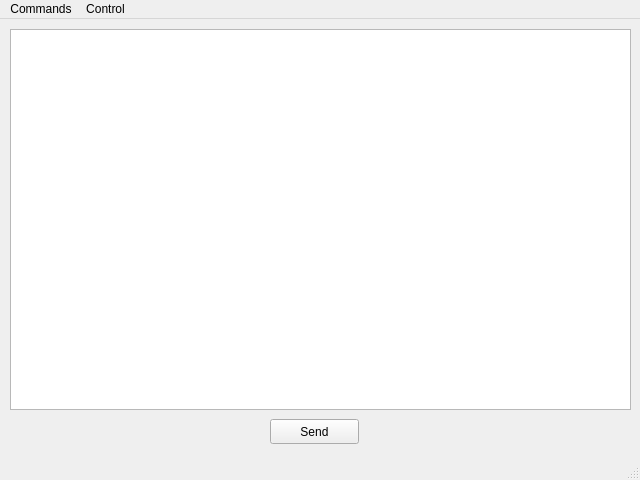
<?xml version="1.0" encoding="UTF-8"?>
<ui version="4.0">
 <class>MainWindow</class>
 <widget class="QMainWindow" name="MainWindow">
  <property name="geometry">
   <rect>
    <x>0</x>
    <y>0</y>
    <width>640</width>
    <height>480</height>
   </rect>
  </property>
  <property name="windowTitle">
   <string>MainWindow</string>
  </property>
  <widget class="QWidget" name="centralwidget">
   <widget class="QTextEdit" name="mainText">
    <property name="geometry">
     <rect>
      <x>10</x>
      <y>10</y>
      <width>621</width>
      <height>381</height>
     </rect>
    </property>
    <property name="font">
     <font>
      <family>Courier New</family>
     </font>
    </property>
    <property name="readOnly">
     <bool>true</bool>
    </property>
   </widget>
   <widget class="QPushButton" name="sendButton">
    <property name="geometry">
     <rect>
      <x>270</x>
      <y>400</y>
      <width>89</width>
      <height>25</height>
     </rect>
    </property>
    <property name="text">
     <string>Send</string>
    </property>
   </widget>
  </widget>
  <widget class="QMenuBar" name="menubar">
   <property name="geometry">
    <rect>
     <x>0</x>
     <y>0</y>
     <width>640</width>
     <height>21</height>
    </rect>
   </property>
   <widget class="QMenu" name="menuCommands">
    <property name="title">
     <string>Commands</string>
    </property>
    <addaction name="actionHelp"/>
    <addaction name="actionVersion"/>
    <addaction name="actionShowPort"/>
   </widget>
   <widget class="QMenu" name="menuControl">
    <property name="title">
     <string>Control</string>
    </property>
    <addaction name="actionClear"/>
    <addaction name="actionSave"/>
   </widget>
   <addaction name="menuCommands"/>
   <addaction name="menuControl"/>
  </widget>
  <widget class="QStatusBar" name="statusbar"/>
  <action name="actionHelp">
   <property name="text">
    <string>Help</string>
   </property>
  </action>
  <action name="actionVersion">
   <property name="text">
    <string>Version</string>
   </property>
  </action>
  <action name="actionShowPort">
   <property name="text">
    <string>ShowPort</string>
   </property>
  </action>
  <action name="actionClear">
   <property name="text">
    <string>Clear</string>
   </property>
  </action>
  <action name="actionSave">
   <property name="text">
    <string>Save</string>
   </property>
  </action>
 </widget>
 <resources/>
 <connections/>
</ui>
